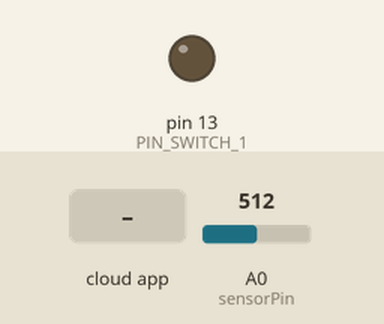
Bench run of a sketch on a simulated Arduino Uno, built with avr-gcc and run on an emulated ATmega328P. Shown: output pins drawn as LEDs (lit = HIGH). Inputs (shaded band) come from the test bench; at power-on: A0 (sensorPin) = 512. The RemoteXY app is connected; what the sketch prints to the serial monitor is not drawn.

Above: at 1.2 s.
1.3 s: the phone or cloud app sets switch_1 to 1
At 1.7 s:
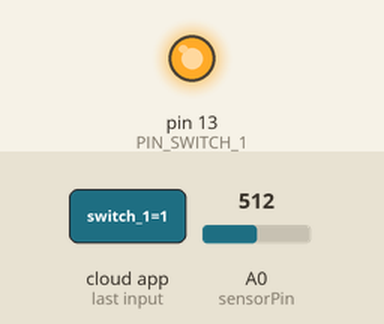
2.8 s: the phone or cloud app sets switch_1 to 0
At 4.1 s:
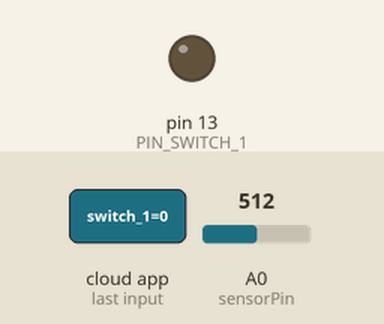
Timing chart, 0 to 5.8 s (numbered marks = the images above; inputs shaded):
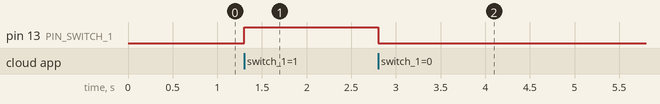

The sketch:

Irrigation_Monitoring_with_Control_System_using_IoT.ino
```cpp
// (licence header left out)
//////////////////////////////////////////////
//        RemoteXY include library          //
//////////////////////////////////////////////

// RemoteXY select connection mode and include library
#define REMOTEXY_MODE__ESP8266_SOFTSERIAL_POINT
#include <SoftwareSerial.h>

#include <RemoteXY.h>

// RemoteXY connection settings
#define REMOTEXY_SERIAL_RX 6
#define REMOTEXY_SERIAL_TX 7
#define REMOTEXY_SERIAL_SPEED 115200
#define REMOTEXY_WIFI_SSID "kuch bhi"
#define REMOTEXY_WIFI_PASSWORD "vivek@2870"
#define REMOTEXY_SERVER_PORT 6377


int sensorValue=0;
int sensorPin=A0;

// RemoteXY configurate
#pragma pack(push, 1)
uint8_t RemoteXY_CONF[] =
  { 255,1,0,3,0,75,0,8,13,0,
  2,1,43,48,22,11,2,26,31,31,
  79,78,0,79,70,70,0,65,6,73,
  27,9,9,66,0,25,20,7,16,2,
  26,129,0,18,40,20,3,17,83,101,
  110,115,111,114,32,83,116,97,116,117,
  115,0,129,0,68,40,19,3,17,77,
  111,116,111,114,32,83,116,97,116,117,
  115,0 };

// this structure defines all the variables of your control interface
struct {

    // input variable
  uint8_t switch_1; // =1 if switch ON and =0 if OFF

    // output variable
  uint8_t led_1_r; // =0..255 LED Red brightness
  uint8_t led_1_g; // =0..255 LED Green brightness
  int8_t level_2; // =0..100 level position

    // other variable
  uint8_t connect_flag;  // =1 if wire connected, else =0

} RemoteXY;
#pragma pack(pop)

/////////////////////////////////////////////
//           END RemoteXY include          //
/////////////////////////////////////////////

#define PIN_SWITCH_1 13


void setup()
{
  RemoteXY_Init ();

  //pinMode (PIN_SWITCH_1, OUTPUT);
   Serial.begin(9600);
  pinMode (PIN_SWITCH_1, OUTPUT);
//  pinMode (PIN_BUTTON_1, OUTPUT);

  // TODO you setup code

}

void loop()
{
  RemoteXY_Handler ();
  digitalWrite(PIN_SWITCH_1, (RemoteXY.switch_1==0)?LOW:HIGH);
  //digitalWrite(PIN_BUTTON_1, (RemoteXY.button_1==0)?LOW:HIGH);

  sensorValue = analogRead(sensorPin);
  RemoteXY.level_2=sensorValue;
  Serial.println(sensorValue);
  if(RemoteXY.switch_1==0)
  {
    digitalWrite(PIN_SWITCH_1, (RemoteXY.switch_1==0)?LOW:HIGH);
    RemoteXY.led_1_r=255;
    RemoteXY.led_1_g=0;

  }
  else
  {
    digitalWrite(PIN_SWITCH_1, (RemoteXY.switch_1==0)?LOW:HIGH);
    RemoteXY.led_1_g=255;
    RemoteXY.led_1_r=0;
  }

  //digitalWrite(PIN_SWITCH_1, (RemoteXY.switch_1==0)?LOW:HIGH);

  // TODO you loop code
  // use the RemoteXY structure for data transfer


}
```

Measured:
- after the input at 1.3 s, pin 13 (PIN_SWITCH_1): LOW → HIGH at once
- after the input at 2.8 s, pin 13 (PIN_SWITCH_1): HIGH → LOW at once
